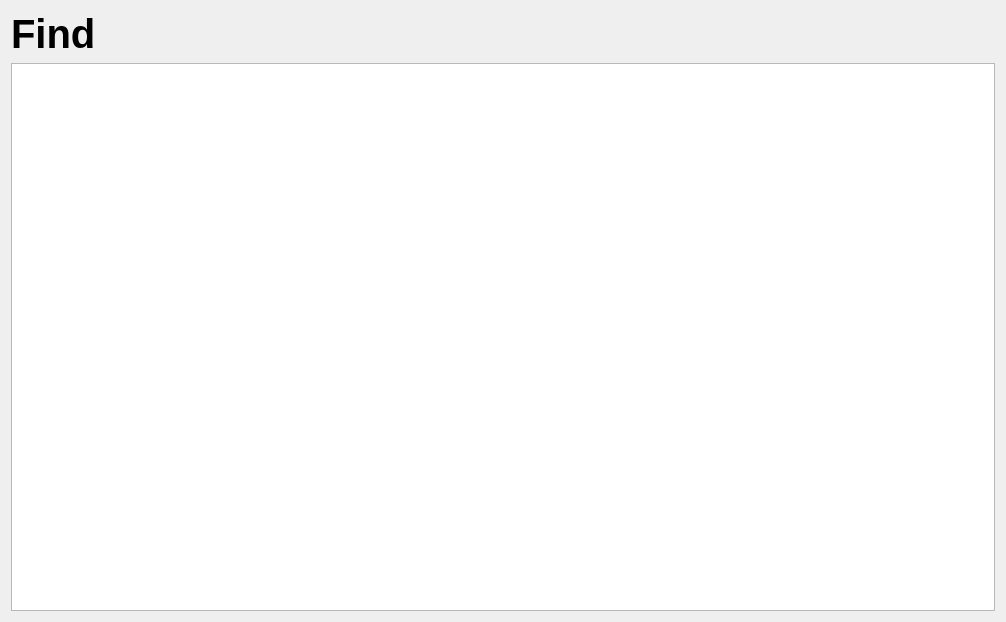
<?xml version="1.0" encoding="UTF-8"?>
<ui version="4.0">
 <class>movieListWindow</class>
 <widget class="QDialog" name="movieListWindow">
  <property name="geometry">
   <rect>
    <x>0</x>
    <y>0</y>
    <width>1006</width>
    <height>622</height>
   </rect>
  </property>
  <property name="windowTitle">
   <string>Find</string>
  </property>
  <layout class="QVBoxLayout" name="verticalLayout">
   <item>
    <widget class="QLabel" name="label">
     <property name="font">
      <font>
       <pointsize>30</pointsize>
       <bold>true</bold>
      </font>
     </property>
     <property name="text">
      <string>Find</string>
     </property>
    </widget>
   </item>
   <item>
    <widget class="QTableView" name="moviesTable">
     <property name="editTriggers">
      <set>QAbstractItemView::EditTrigger::NoEditTriggers</set>
     </property>
     <property name="selectionMode">
      <enum>QAbstractItemView::SelectionMode::SingleSelection</enum>
     </property>
     <property name="selectionBehavior">
      <enum>QAbstractItemView::SelectionBehavior::SelectRows</enum>
     </property>
     <attribute name="verticalHeaderMinimumSectionSize">
      <number>18</number>
     </attribute>
     <attribute name="verticalHeaderDefaultSectionSize">
      <number>25</number>
     </attribute>
    </widget>
   </item>
  </layout>
 </widget>
 <resources/>
 <connections/>
</ui>
